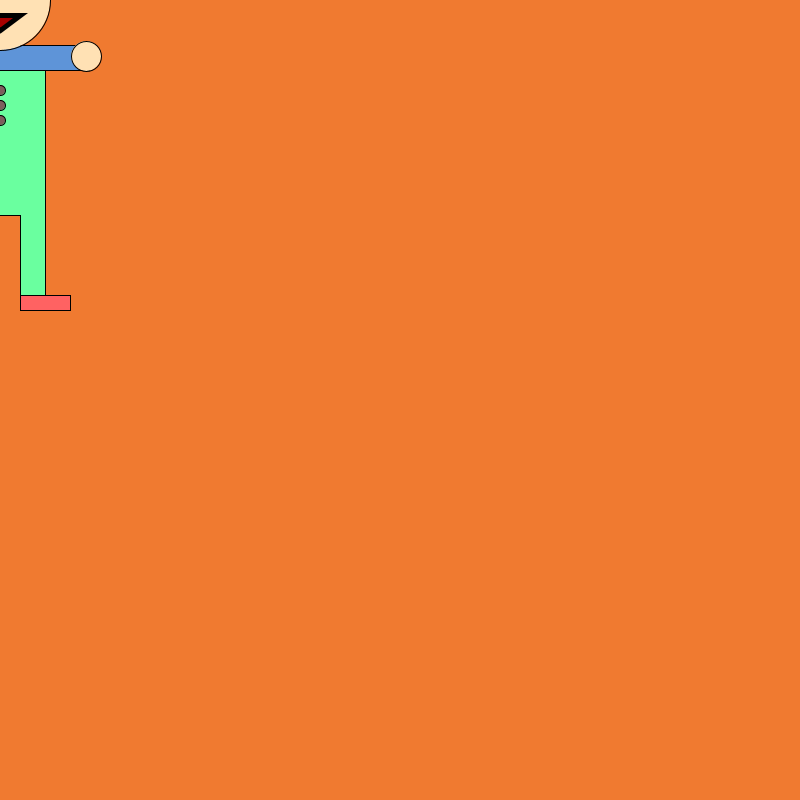
Frame 1 (no input)
Frame 60 (the mouse pressed at the canvas centre just before this capture): identical to frame 1, image omitted
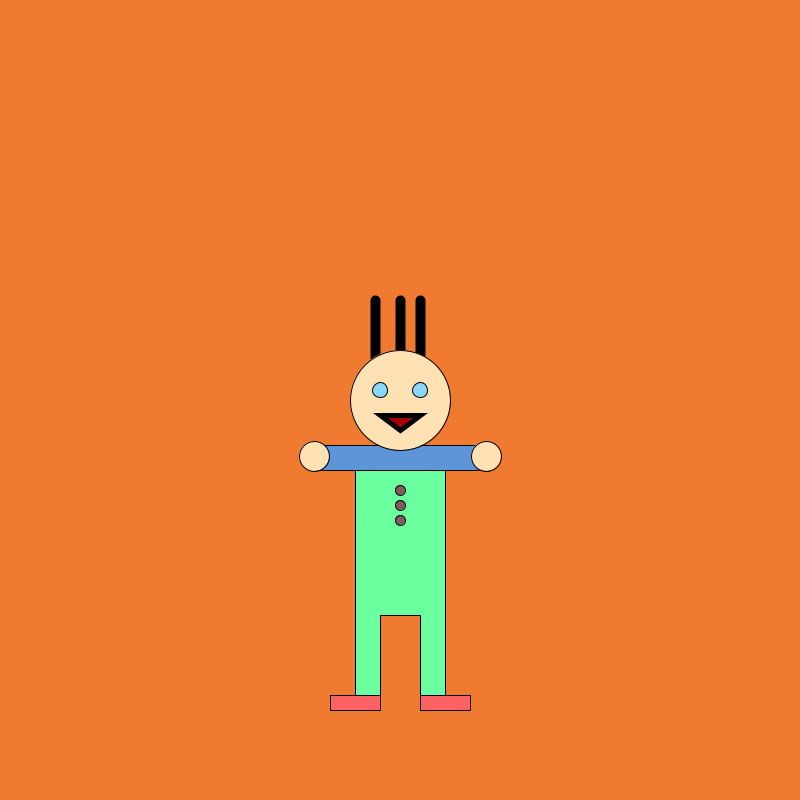
Frame 120 (the mouse held since frame 60 and released just before this capture)

The Processing sketch that drew these frames (run headless with seeded random() and noise(); from frame 60 on, the mouse is pressed at the canvas centre):

// Processing sketch: follower
// ── follower.pde
//
// Author: Max Blowers
// Description:
//    I follow your mouse where ever it goes! Kind of creepy.
//

void setup() {
  size(800, 800);
  background(#F07A30);
}

void draw() {
  background(#F07A30);

  //TODO - Invert to get proper overlapping

  // Torso & Legs
  strokeWeight(1);
  fill(#6AFF9F);
  beginShape();
  vertex(mouseX - 45, mouseY + 70);
  vertex(mouseX - 45, mouseY + 300);
  vertex(mouseX - 20, mouseY + 300);
  vertex(mouseX - 20, mouseY + 215);
  vertex(mouseX + 20, mouseY + 215);
  vertex(mouseX + 20, mouseY + 300);
  vertex(mouseX + 45, mouseY + 300);
  vertex(mouseX + 45, mouseY + 70);
  vertex(mouseX - 45, mouseY + 70);
  endShape();

  // Buttons
  fill(#7E5E5D);
  ellipse(mouseX - 0, mouseY + 90, 10, 10);
  ellipse(mouseX - 0, mouseY + 105, 10, 10);
  ellipse(mouseX - 0, mouseY + 120, 10, 10);

  // Shoes
  fill(#FF6262);
  rect(mouseX - 70, mouseY +295, 50, 15);
  rect(mouseX + 20, mouseY +295, 50, 15);

  fill(#5E94D8);
  // Arms
  rect(mouseX - 86, mouseY + 45, 175, 25);
  // Hands
  fill(#FFE1B4);
  ellipse(mouseX-86, mouseY+56, 30, 30);
  ellipse(mouseX+86, mouseY+56, 30, 30);

  // Hair
  strokeWeight(10);
  line(mouseX, mouseY-50, mouseX, mouseY-100);
  line(mouseX-25, mouseY-43, mouseX-25, mouseY-100);
  line(mouseX+20, mouseY-45, mouseX+20, mouseY-100);

  strokeWeight(1);

  fill(#FFE1B4);
  // Face
  ellipse(mouseX, mouseY, 100, 100);
  // Eyes
  fill(#8AD7FC);
  ellipse(mouseX - 20, mouseY - 10, 15, 15);
  ellipse(mouseX + 20, mouseY - 10, 15, 15);
  // Mouth
  strokeWeight(5);
  fill(#A70000);
  triangle(mouseX - 20, mouseY + 15, mouseX + 20, mouseY + 15, mouseX, mouseY + 30 );
}
